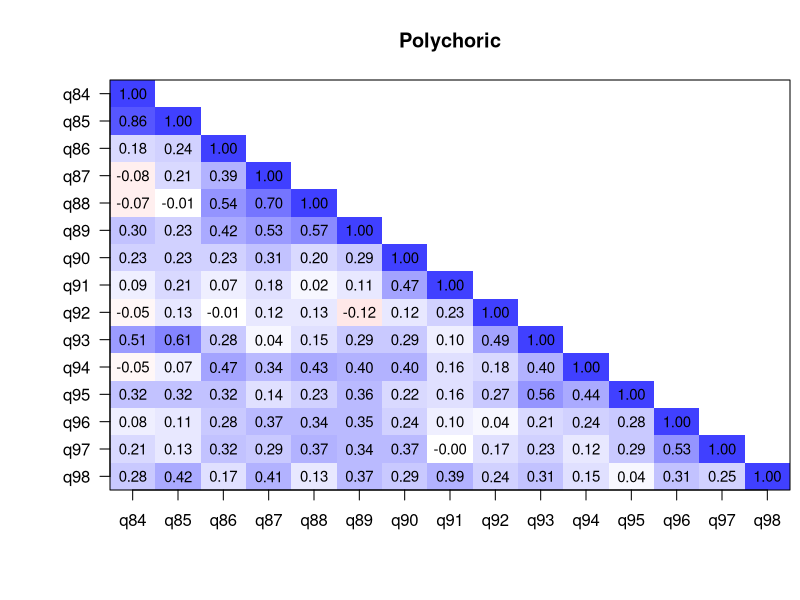
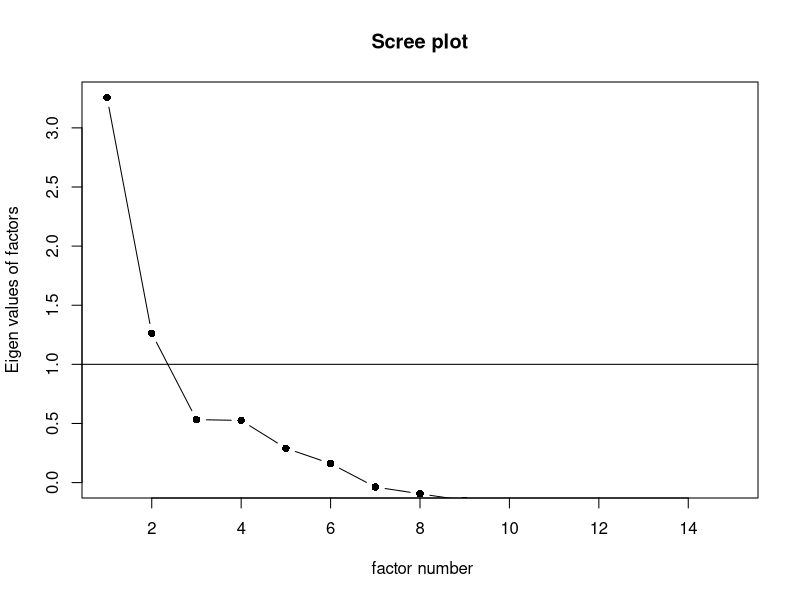
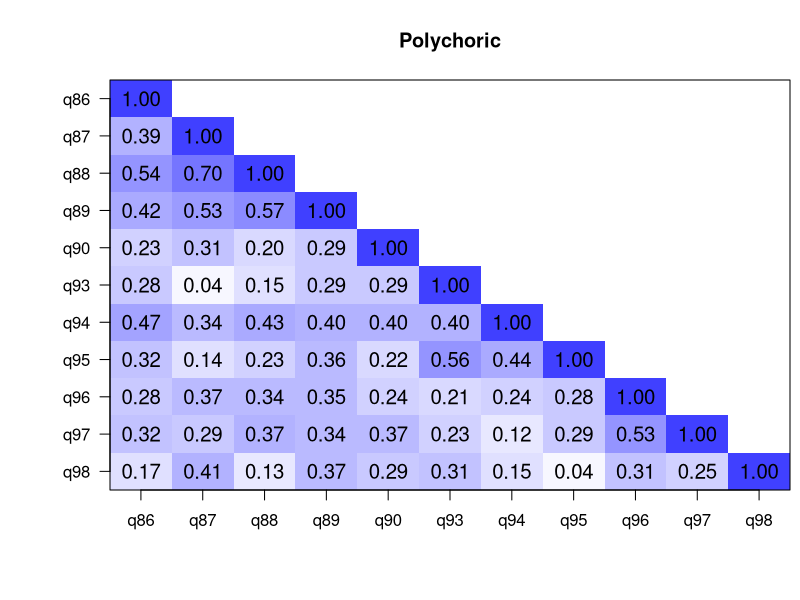
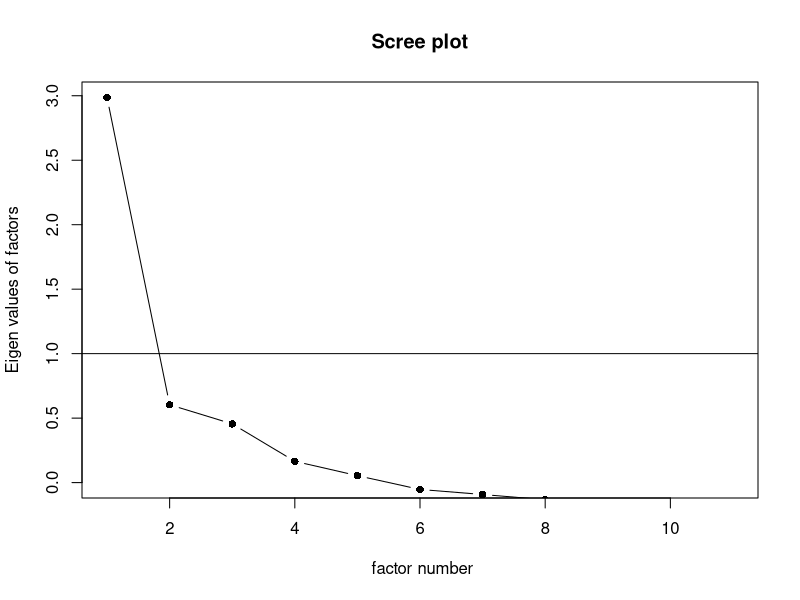
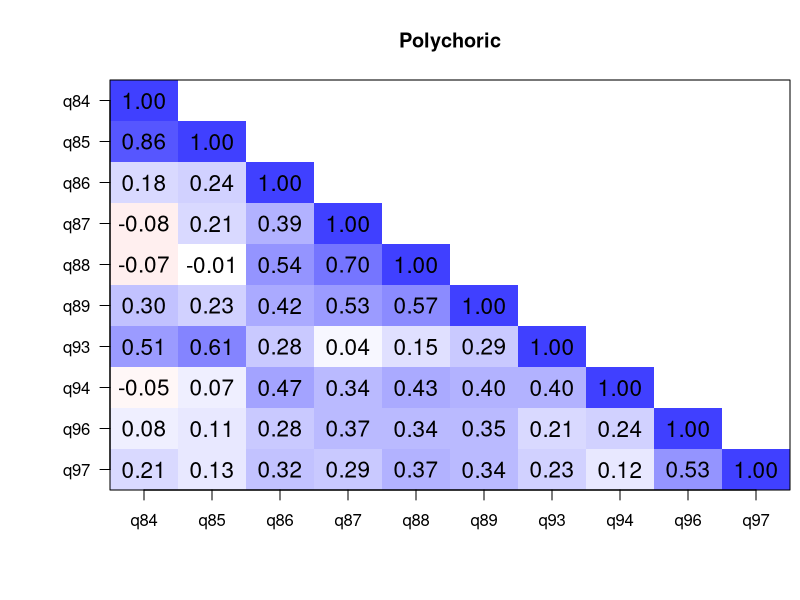
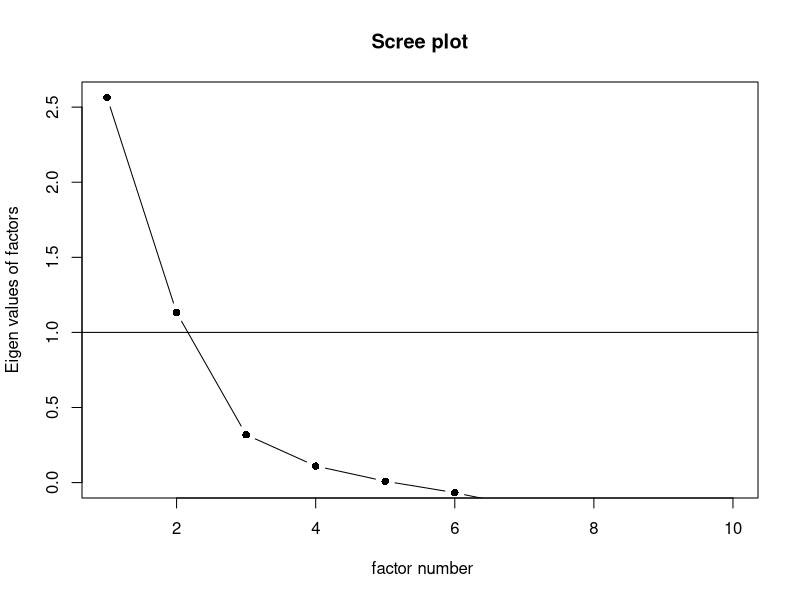
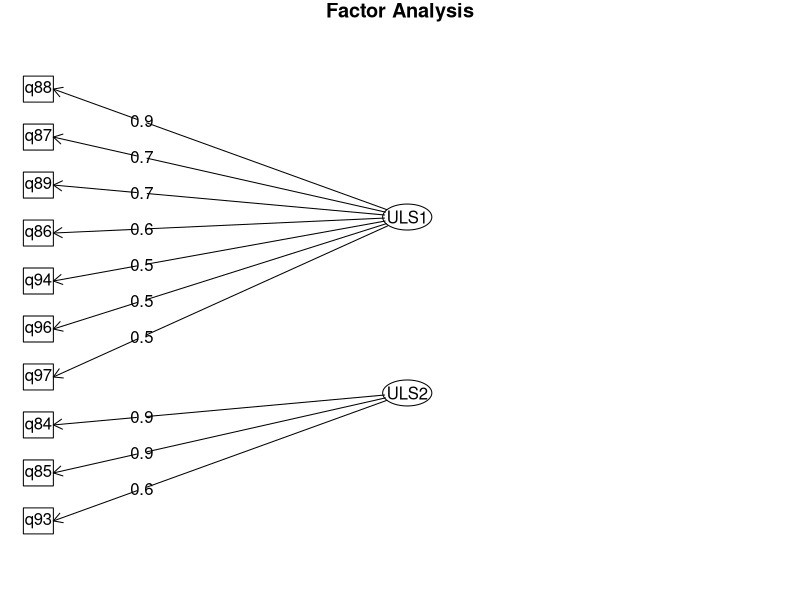
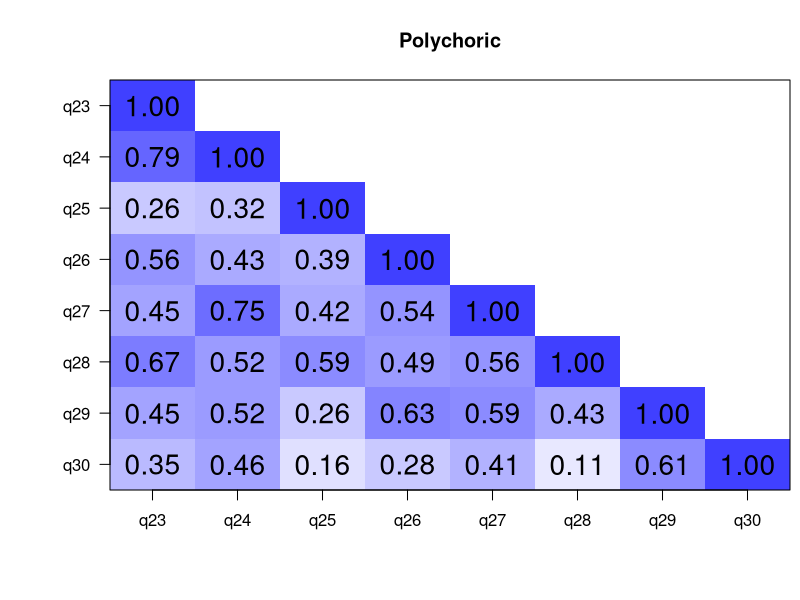

R code for these plots, in order:
## ---- chunk 1

library(here)
library(haven)
library(tidyverse)
library(psych)

options(scipen = 999)
knitr::opts_chunk$set(echo = TRUE)
## ---- chunk 2
parent_w1 <- read_sav(here("outcomes paper/data_outcomes", "primary_parent_w1.sav"))
## ---- chunk 3
hw_inv <- parent_w1 %>%
  select(q84, q85, q86, q87, q88, q89, q90, q91, q92, q93, q94, q95, q96, q97, q98)
## ---- chunk 4
KMO(hw_inv)
## ---- chunk 5
poly <- polychoric(hw_inv)$rho
cortest.bartlett(poly, n = nrow(hw_inv))
## ---- chunk 6
cor.plot(poly, numbers = T, upper = F, main = "Polychoric", show.legend = F)
## ---- chunk 7
scree(hw_inv, factors = TRUE, pc = FALSE, main = "Scree plot", hline = NULL, add = FALSE)
## ---- chunk 8
hw_inv_test <- parent_w1 %>%
  select(q86, q87, q88, q89, q90, q93, q94, q95, q96, q97, q98)

alpha(hw_inv_test) # .79
## ---- chunk 9
KMO(hw_inv_test)
## ---- chunk 10
poly <- polychoric(hw_inv_test)$rho
cortest.bartlett(poly, n = nrow(hw_inv_test))
## ---- chunk 11
cor.plot(poly, numbers = T, upper = F, main = "Polychoric", show.legend = F)
## ---- chunk 12
scree(hw_inv_test, factors = TRUE, pc = FALSE, main = "Scree plot", hline = NULL, add = FALSE)
## ---- chunk 13
factor_test_uls <- fa(hw_inv_test, n.obs = 95, rotate = "oblimin", fm = "uls", cor = "poly", nfactors = 2) 
factor_test_uls
## ---- chunk 14
factor_test_uls <- fa(hw_inv, n.obs = 95, rotate = "oblimin", fm = "uls", cor = "poly", nfactors = 2) 
factor_test_uls
## ---- chunk 15
hw_inv_1 <- parent_w1 %>%
  select(q84, q85, q86, q87, q88, q89, q93, q94, q96, q97)
## ---- chunk 16
KMO(hw_inv_1)
## ---- chunk 17
poly <- polychoric(hw_inv_1)$rho
cortest.bartlett(poly, n = nrow(hw_inv_1))
## ---- chunk 18
cor.plot(poly, numbers = T, upper = F, main = "Polychoric", show.legend = F)
## ---- chunk 19
scree(hw_inv_1, factors = TRUE, pc = FALSE, main = "Scree plot", hline = NULL, add = FALSE)
## ---- chunk 20
factor_test_uls <- fa(hw_inv_1, n.obs = 95, rotate = "oblimin", fm = "uls", cor = "poly", nfactors = 2) 
factor_test_uls

fa.diagram(factor_test_uls)
## ---- chunk 21
hw_inv_fa1 <- parent_w1 %>%
  select(q86, q87, q88, q89, q94, q96, q97)

# alpha
alpha(hw_inv_fa1)
## ---- chunk 22
hw_inv_fa2 <- parent_w1 %>%
  select(q84, q85, q93)

# alpha
alpha(hw_inv_fa2)
## ---- chunk 23
struct <- parent_w1 %>%
  select(q23, q24, q25, q26, q27, q28, q29, q30) 
## ---- chunk 24
KMO(struct)
## ---- chunk 25
poly <- polychoric(struct)$rho
cortest.bartlett(poly, n = nrow(struct))
## ---- chunk 26
cor.plot(poly, numbers = T, upper = F, main = "Polychoric", show.legend = F)
## ---- chunk 27
scree(struct, factors = TRUE, pc = FALSE, main = "Scree plot", hline = NULL, add = FALSE)
## ---- chunk 28
factor_test_uls <- fa(struct, n.obs = 95, rotate = "oblimin", fm = "uls", cor = "poly", nfactors = 1) 
factor_test_uls
fa.diagram(factor_test_uls)
## ---- chunk 29
alpha(struct)
## ---- chunk 30
scho_inv <- parent_w1 %>%
  select(q31, q32, q33, q34, q35, q36, q37, q38, q39, q40, q41)
## ---- chunk 31
KMO(scho_inv)
## ---- chunk 32
poly <- polychoric(scho_inv)$rho
cortest.bartlett(poly, n = nrow(scho_inv))
## ---- chunk 33
cor.plot(poly, numbers = T, upper = F, main = "Polychoric", show.legend = F) # item 41 with 37-39 neg corrs.
## ---- chunk 34
scree(scho_inv, factors = TRUE, pc = FALSE, main = "Scree plot", hline = NULL, add = FALSE)
## ---- chunk 35
scho_inv <- parent_w1 %>%
  select(q31, q32, q33, q34, q35, q36, q37, q38, q39, q40) # removed 41
## ---- chunk 36
KMO(scho_inv)
## ---- chunk 37
poly <- polychoric(scho_inv)$rho
cortest.bartlett(poly, n = nrow(scho_inv))
## ---- chunk 38
cor.plot(poly, numbers = T, upper = F, main = "Polychoric", show.legend = F)
## ---- chunk 39
scree(scho_inv, factors = TRUE, pc = FALSE, main = "Scree plot", hline = NULL, add = FALSE)
## ---- chunk 40
factor_test_uls <- fa(scho_inv, n.obs = 95, rotate = "oblimin", fm = "uls", cor = "poly", nfactors = 2) 
factor_test_uls
fa.diagram(factor_test_uls)
## ---- chunk 41
scho_inv <- parent_w1 %>%
  select(q31, q32, q33, q34, q36, q37, q38, q39, q40) # removed 41
## ---- chunk 42
KMO(scho_inv)
## ---- chunk 43
poly <- polychoric(scho_inv)$rho
cortest.bartlett(poly, n = nrow(scho_inv))
## ---- chunk 44
cor.plot(poly, numbers = T, upper = F, main = "Polychoric", show.legend = F)
## ---- chunk 45
scree(scho_inv, factors = TRUE, pc = FALSE, main = "Scree plot", hline = NULL, add = FALSE)
## ---- chunk 46
factor_test_uls <- fa(scho_inv, n.obs = 95, rotate = "oblimin", fm = "uls", cor = "poly", nfactors = 2) 
factor_test_uls
fa.diagram(factor_test_uls)
## ---- chunk 47
scho_inv_fa1 <- parent_w1 %>%
  select(q31, q32, q33, q34)

# alpha
alpha(scho_inv_fa1)
## ---- chunk 48
scho_inv_fa2 <- parent_w1 %>%
  select(q36, q37, q38, q39, q40)

# alpha
alpha(scho_inv_fa2)
## ---- chunk 49
comfort <- parent_w1 %>%
  select(q47, q48, q49, q50, q51, q52, q53)
## ---- chunk 50
KMO(comfort)
## ---- chunk 51
poly <- polychoric(comfort)$rho
cortest.bartlett(poly, n = nrow(comfort))
## ---- chunk 52
cor.plot(poly, numbers = T, upper = F, main = "Polychoric", show.legend = F) # all healthy corrs
## ---- chunk 53
scree(comfort, factors = TRUE, pc = FALSE, main = "Scree plot", hline = NULL, add = FALSE)
## ---- chunk 54
factor_test_uls <- fa(comfort, n.obs = 95, rotate = "oblimin", fm = "uls", cor = "poly", nfactors = 1) 
factor_test_uls
## ---- chunk 55
comfort_fa1 <- parent_w1 %>%
  select(q48, q49, q52, q53)
# alpha
alpha(comfort_fa1) # 0.86
## ---- chunk 56
comfort_fa2 <- parent_w1 %>%
  select(q47, q50, q51)
# alpha
alpha(comfort_fa2) # 0.70
## ---- chunk 57
endorse <- parent_w1 %>%
  select(q54, q55, q56, q57)
## ---- chunk 58
KMO(endorse)
## ---- chunk 59
poly <- polychoric(endorse)$rho
cortest.bartlett(poly, n = nrow(endorse))
## ---- chunk 60
cor.plot(poly, numbers = T, upper = F, main = "Polychoric", show.legend = F) # corrs above .90 potentially multicolleniearity
## ---- chunk 61
scree(endorse, factors = TRUE, pc = FALSE, main = "Scree plot", hline = NULL, add = FALSE)
## ---- chunk 62
factor_test_uls <- fa(endorse, n.obs = 95, rotate = "oblimin", fm = "uls", cor = "poly", nfactors = 1) 
factor_test_uls
## ---- chunk 63
endorse <- parent_w1 %>%
  select(q54, q56, q57) # removed 55
## ---- chunk 64
KMO(endorse)
## ---- chunk 65
poly <- polychoric(endorse)$rho
cortest.bartlett(poly, n = nrow(endorse))
## ---- chunk 66
cor.plot(poly, numbers = T, upper = F, main = "Polychoric", show.legend = F) # corrs above .90 potentially multicolleniearity
## ---- chunk 67
scree(endorse, factors = TRUE, pc = FALSE, main = "Scree plot", hline = NULL, add = FALSE)
## ---- chunk 68
factor_test_uls <- fa(endorse, n.obs = 95, rotate = "oblimin", fm = "uls", cor = "poly", nfactors = 1) 
factor_test_uls
fa.diagram(factor_test_uls)
## ---- chunk 69
pt_rel <- parent_w1 %>%
  select(q64, q65, q66, q67)
## ---- chunk 70
KMO(pt_rel)
## ---- chunk 71
poly <- polychoric(pt_rel)$rho
cortest.bartlett(poly, n = nrow(pt_rel))
## ---- chunk 72
cor.plot(poly, numbers = T, upper = F, main = "Polychoric", show.legend = F)
## ---- chunk 73
scree(pt_rel, factors = TRUE, pc = FALSE, main = "Scree plot", hline = NULL, add = FALSE)
## ---- chunk 74
factor_test_uls <- fa(pt_rel, n.obs = 95, rotate = "oblimin", fm = "uls", cor = "poly", nfactors = 1) 
factor_test_uls
## ---- chunk 75
pt_rel <- parent_w1 %>%
  select(q64, q65, q67)# removed 66
## ---- chunk 76
factor_test_uls <- fa(pt_rel, n.obs = 95, rotate = "oblimin", fm = "uls", cor = "poly", nfactors = 1) 
factor_test_uls
fa.diagram(factor_test_uls)
